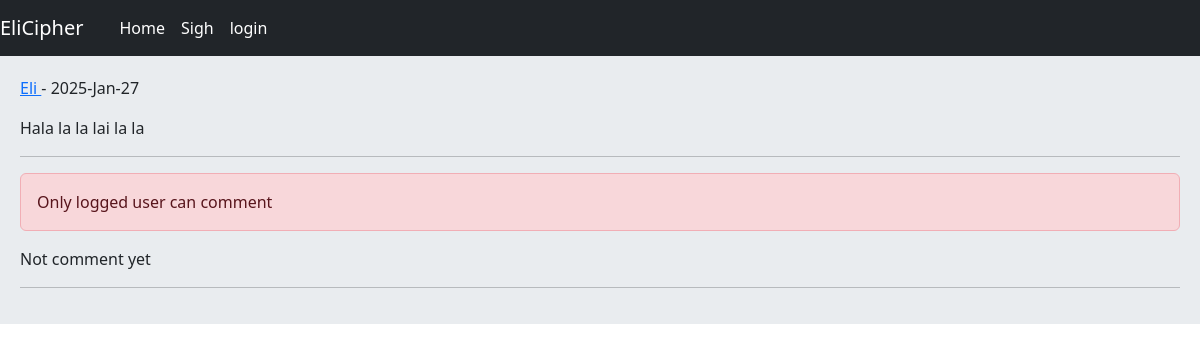
The app's page /post/details/20/hala-la-la-lai-la-la/, older data.
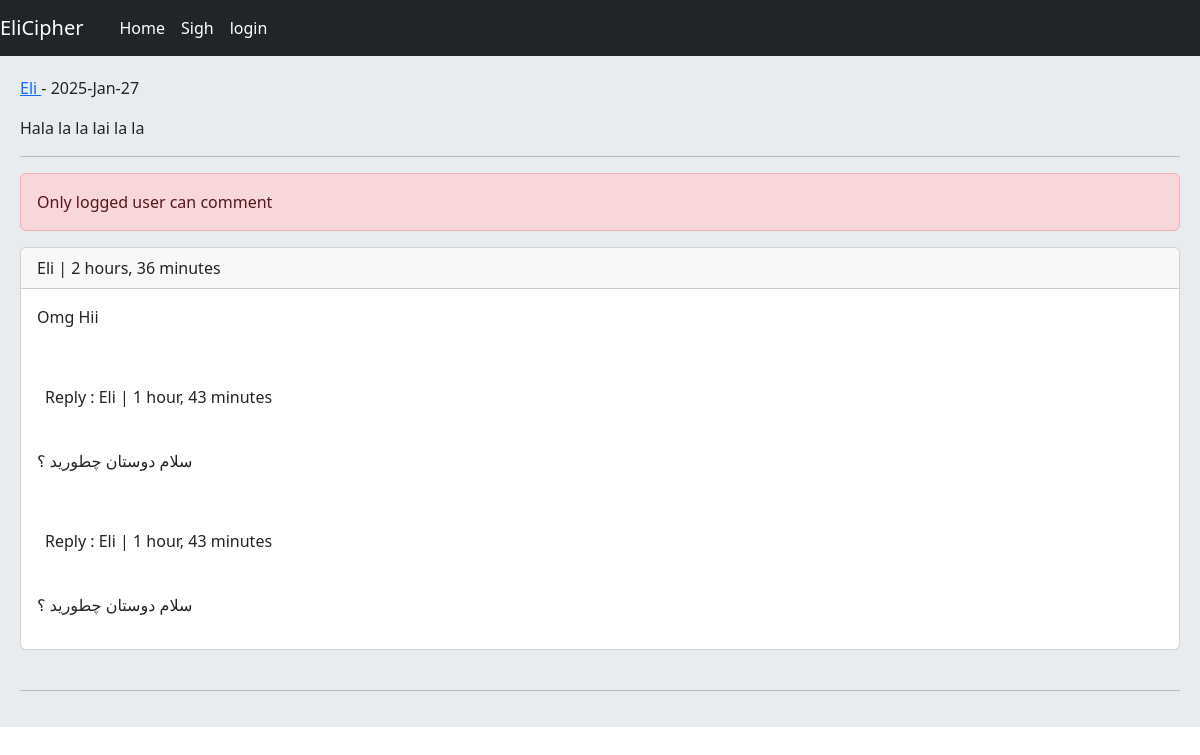
The same page, newer data.
### post/models.py (models this page shows, shortened)
class Post(models.Model):
    user = models.ForeignKey(User , on_delete=models.CASCADE , related_name='posts')
    slug = models.SlugField(max_length=20)
    caption = models.TextField()
    created = models.DateTimeField(auto_now_add=True)
    updated = models.DateTimeField(auto_now=True)
    class Meta:
        ordering = ['-created']

class Comment(models.Model):
    user = models.ForeignKey(User , on_delete=models.CASCADE , related_name='ucomments')
    post = models.ForeignKey(Post , on_delete=models.CASCADE , related_name='pcomments')
    reply = models.ForeignKey('Comment' , on_delete=models.CASCADE , related_name='rcomments',blank=True , null=True)
    is_reply = models.BooleanField(default=False)
    body = models.TextField(max_length=400)
    created = models.DateTimeField(auto_now_add=True)

### post/views.py (the view, shortened to what this page needs)
# urls.py: path('details/<int:post_id>/<slug:post_slug>/' , PostDetailView.as_view(),name="post_detail"),
class PostDetailView(View):
    def setup(self, request, *args, **kwargs):
        self.post_instance = get_object_or_404(Post , pk=kwargs['post_id'] , slug =kwargs['post_slug'])
        return super().setup(request, *args, **kwargs)
    form_class_reply = CommentReplyForm
    form_class = CommentCreateForm
    def get(self , request , *args , **kwargs):
        Comments = self.post_instance.pcomments.filter(is_reply = False)
        return render(request , 'post/details.html' , {"post" : self.post_instance , 'form':self.form_class , 'Comments':Comments , 'form_reply':self.form_class_reply} )

### post/templates/post/details.html (shortened to what this page needs)
{% extends 'base.html' %}
{% block detail-post %}
    <p><a href="{% url 'account:user_profile' post.user.id %}"> {{post.user.username}} </a>-  {{post.updated|date:"Y-M-d"}}</p>
    <p>{{post.caption}}</p><hr>
    {% if request.user.is_authenticated %}
        <form action="" method="post">
            {% csrf_token %}
            {{form.as_p}}
            <input type="submit" value="Send">
        </form>
    {% else %}
        <p class="alert alert-danger ">Only logged user can comment </p>
    {% endif %}
    {% for comm in Comments %}
        <div class="card">
            <p class="card-header">{{comm.user}} | {{comm.created|timesince}}</p>
            <p class="card-body">{{comm.body}}</p>
            {% with replies=comm.rcomments.all %}
            {% for reply in replies %}
                <p class="bg-primery p-3 m-2">Reply : {{reply.user}} | {{reply.created|timesince}}</p>
                <p class="card-body">{{reply.body}}</p>
            {% endfor %}
            {% endwith %}
        </div><br>
        {% empty %}
            <p>Not comment yet</p>
    {% endfor %}
        <hr>
{% endblock %}

### templates/base.html (shortened to what this page needs)
<!DOCTYPE html>
<html lang="en">
<head>
    <link href="https://cdn.jsdelivr.net/npm/bootstrap@5.3.3/dist/css/bootstrap.min.css" rel="stylesheet">
</head>
<body>
    {% include 'include/Navbar.html'%}
    <div class="jumbotron">
    {% block detail-post %}
    {% endblock %}
    </div>
</body>
</html>

### templates/include/Navbar.html
<nav class="navbar navbar-expand-lg navbar-dark bg-dark">
  <a class="navbar-brand" href="{% url 'home:home' %}">EliCipher</a>
    <div class="container-fluid">
      <div class="navbar-nav">
        <a class="nav-link active" href="{% url 'home:home' %}">Home</a>
        {% if request.user.is_authenticated %}
        <a class="nav-link active" href="{% url 'account:user_logout' %}">Logout</a>
        <a class="nav-link active" href="{% url 'account:user_profile' request.user.id %}">Profile</a>
        {% else %}
        <a class="nav-link active" href="{% url 'account:user_register' %}">Sigh</a>
        <a class="nav-link active" href="{% url 'account:user_login' %}">login</a>
        {% endif %}
      </div>
    </div>
  </nav>

### templates/base.html (style rules this page uses)
.jumbotron { padding: 20px; margin-bottom: 20px; background-color: #e9ecef; }

Row changes from the older to the newer data that the page shows:
added Comment: user "Eli", created "2 hours, 36 minutes", body "Omg Hii"
added Comment: user "Eli", created "1 hour, 43 minutes", body "سلام دوستان چطورید ؟"
added Comment: user "Eli", created "1 hour, 43 minutes", body "سلام دوستان چطورید ؟"
Text that changed along with them:
text no longer shown: "Not comment yet"
